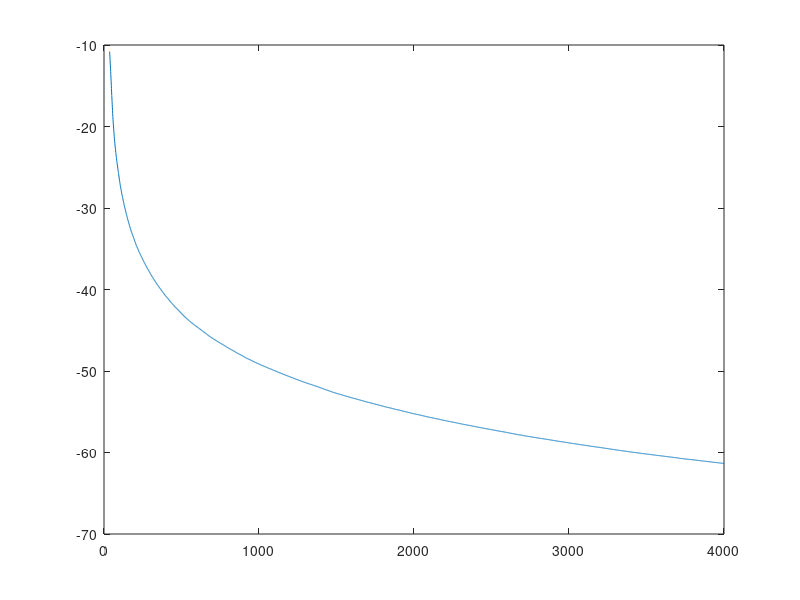

Reproduce this figure in MATLAB.
%vv = wgn(1,10,29);
%var(vv)
%exit;
%return;
%N = 9000;
N = 5000;
msd = zeros(N,1);
emse = zeros(N,1);
nn = zeros(N,1);
%x = sqrt(1/2) * (randn(N,1) + 1j*randn(N,1));
x = sqrt(1)*(rand(N,1));
vv = sqrt(10000/24) * (randn(N,1) + 1j*randn(N,1));
v1 = sqrt(1/2) * (randn(N,1) + 1j*randn(N,1));

v2 = -1 + (2)*rand(N,1);

rayleigh = 1;
expd = 2;
v3 = abs(rayleigh*randn(N,1) + 1i*rayleigh*randn(N,1)); 
pd = makedist('Exponential','mu',0.2);

%v4 = random(pd,N,1); 
v4 = exprnd(2,[N,1]);
disp(v1(10:30));
disp(v2(10:30));
disp(v3(10:30));
disp(v4(10:30));
Pr = 0.01;
bernp1 = rand(N,1) <= Pr;
%v1 = real(v1);
%v2 = real(v2);
%v3 = real(v3);
%v4 = real(v4);
%vv = real(vv);

A = vv.*bernp1;
%A = real(A);
L = 36;
v = A + v1;
%v = real(v);
%h = randsrc(16,1,[])


r = -1 + (1+1)*rand(1,9);

%disp(r);
S = 10;
h = randsrc(L,1,[r,0;(S*0.01) (S*0.01) (S*0.01) (S*0.01) (S*0.01) (S*0.01) (S*0.01) (S*0.01) (S*0.01) (1-(S*0.01*9))]);
%disp(h);

g = zeros(1,6000);
e = zeros(1,6000);
d = zeros(1,6000);
y = zeros(1,6000);
sieg = zeros(1,6000);

W = zeros(L,1);

Nw = L;

%mew = 0.8;
mew = 0.2;
ronnc = 0.001;

epsilonnnc = 20;

zeta = 0.001;

sigma = 0.05;
cook = 1;
%olpa = [1 2 3 4 5 6];
%ol = olpa(1:4);
%ol = flip(ol);
%disp(ol);
lamnnc = ronnc/mew;
%imi = 
gamnnc = 0;
p = ones(L,1);
for n=L:4000
    xc = x((n-(L-1)):n);
    flip(xc);
    y(n) = (W')*(xc);
    d(n) = (h')*xc + v(n);
    %disp("d");
    %disp(d(n));
    e(n) = d(n) - y(n);
    %disp("error")
    %disp(e)
    %disp("error")
    O = sort(flip(abs(e((n-Nw+1):n))));
    K = (2*(1+real(ceil(L*Pr))));
    %disp("K");
    %disp(K);
    %disp("Nw");
    %disp(Nw);
    %Tw = diag(ones(1,Nw-K),zeros(1,K));
    AA = ones(1,Nw-K);
    BB = zeros(1,K);
    CC = [AA,BB];
    Tw = diag(CC);
    sige = sqrt(((O)*Tw*(O'))/(Nw - K));
    %disp(sige);
    gamma = 0.5;
    %disp("error")
    %disp(e(n));
    %mew = 0 ;
    if (abs(e(n))>gamma)
        mew = (1 - (gamma/abs(e(n))));
        
    end
    
    eup = ((sqrt(2*3.14)*sige)/mew);
    rou = (5/L);
    g1 = 0.001;
    alpha = zeros(1,L);
    q = zeros(1,L);
    for cc=1:L
        
    %alpha(cc) = 
    kq = max([(rou*max(g1,abs(W'))),abs(W(cc))]);  
    %disp(W(cc));
    %disp(kq);
    alpha(cc) = kq;
    %break;
    end
    ss = sum(alpha);
    for cc=1:L
        %break;
        q(cc) = (alpha(cc)/ss);
        
    end
    Q = diag(q);
    mx = min((e(n)*e(n)),eup);
    %g = mean(abs(W));
    kj = ((W.*p)/(sum(p)));
    g = kj;
    f = (sign(g-abs(W)) + 1)/2;
    F = diag(f);
    fe = sign(abs(e(n)))/(((xc')*Q*(xc))+zeta);
    %fe = sign(abs(e(n)))/(((xc')*(xc))+zeta);
    g = ((-1*F*sign(W))./(1 + (epsilonnnc*abs(W))));
    %disp(size(f));
    %disp(size(Q));
    %disp(size(xc));
    W = ((W +  (mew*fe*Q*(xc))) + (mew*lamnnc*g));
    %W = (W + (mew*fe*(xc)) + (mew*lamnnc*g));
    %break;
    MSD = -1*10*log10(norm(h-W)*norm(h-W));
    %EMSE = 10*log10((((h-W)')*(xc))*(((h-W)'*(xc))));
    msd(n) = MSD;
    %emse(n) = EMSE;
    %if (n%10 == 0)
    nn(n) = n;
    %end
    
    kj = ((W.*p)/sum(p));
    %disp(size(kj));

    p = ((sign(W-(kj))+1)./2);
    if (cook<10)
     %   disp(p);
    end
    
end
%plot(nn,msd,nn,emse);
plot(nn(L:4000),(msd(L:4000)));
%MSD = 10*log10((h-W));
%EMSE = 
